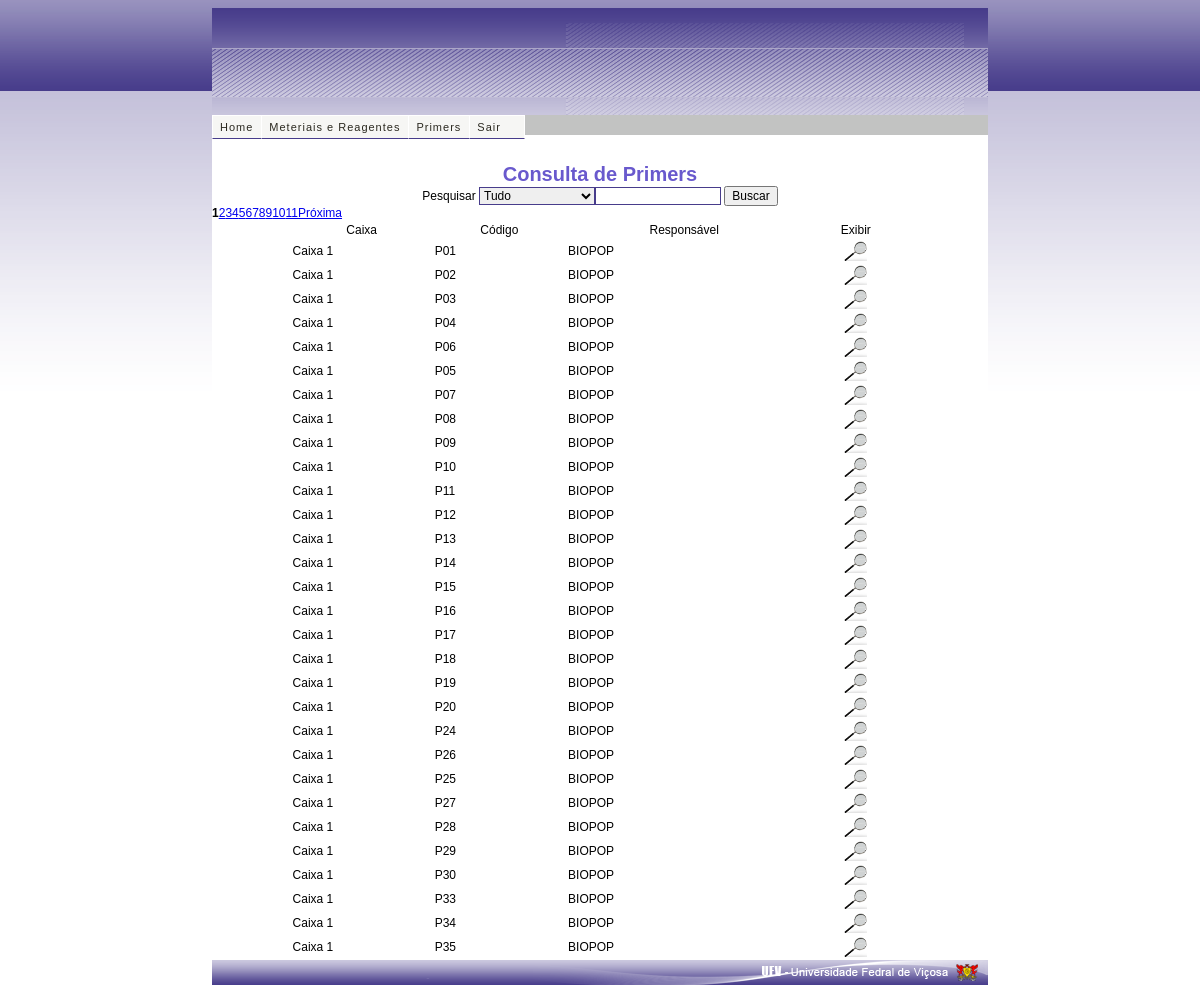
The app's page /view/public/consultaPrime.php (signed in) with its own data.
### tables this page shows
CREATE TABLE IF NOT EXISTS `prime` (
  `idPrime` int(11) NOT NULL AUTO_INCREMENT,
  `numeroCaixa` varchar(45) DEFAULT NULL,
  `codigoPrime` varchar(45) DEFAULT NULL,
  `oligoName` varchar(100) DEFAULT NULL,
  `local` varchar(50) DEFAULT NULL,
  `sequenciaPrime` varchar(100) DEFAULT NULL,
  `temperatura` varchar(10) DEFAULT NULL,
  `mw` varchar(10) DEFAULT NULL,
  `ugod` varchar(10) DEFAULT NULL,
  `od` varchar(10) DEFAULT NULL,
  `ug` varchar(10) DEFAULT NULL,
  `nmol` varchar(10) DEFAULT NULL,
  `responsavel` varchar(45) DEFAULT NULL,
  `referencia` varchar(45) NOT NULL,
  PRIMARY KEY (`idPrime`)
);

### persistence/ConectaDB.php (called while the page is built, shortened)
<?php
class ConectaDB {
    private $host;
    private $user;
    private $pass;
    private $db;
    function setHost($host) {
        $this->host = $host;
    }
    function setUser($user) {
        $this->user = $user;
    }
    function setPass($pass) {
        $this->pass = $pass;
    }
    function setDb($db) {
        $this->db = $db;
    }
    function conectar() {
        $con = mysql_connect($this->host, $this->user, $this->pass, $this->db) or die($this->erro(mysql_error()));
        return $con;
    }
    function selecionarDB() {
        $sel = mysql_select_db($this->db) or die($this->erro(mysql_error()));
        if ($sel)
            return true;
        else
            return false;
    }
}
?>

### persistence/ManipulaBase.php (called while the page is built, shortened)
<?php
class ManipulaBase
{
	public function __construct()
	{
		include_once("ConectaDB.php");
		$connect = new ConectaDB;
	}
	function consultaPrimer($contexto, $busca, $inicio, $maximo){
		if ($contexto === 'tudo')
			$sql = "select * from prime LIMIT $inicio,$maximo";
		else
			$sql = "select * from prime Where $contexto = '$busca' LIMIT $inicio,$maximo";
		$query = mysql_query(($sql));
		return $query;
	}
	function contadorResultados()
	{
		$strCount = "select count(*) AS 'num_registros' from prime";
		$query    = mysql_query($strCount);
		$row      = mysql_fetch_array($query);
		$total    = $row["num_registros"];
		return $total;
	}
}
?>

### view/public/consultaPrime.php (the view, shortened to what this page needs)
<?php
include_once ("../../persistence/ManipulaBase.php");
$conexao = new ManipulaBase();
?>
<!DOCTYPE HTML PUBLIC "-//W3C//DTD HTML 4.01 Transitional//EN" "http://www.w3.org/TR/html4/loose.dtd">
<html>
    <head>
        <link href="estilo/Estilo.css" rel="stylesheet" type="text/css" />
        <link rel="stylesheet" type="text/css" href="estilo/menuSuperior.css"media="all" />
    </head>
    <body class="tundra " onload="">
        <div class="aplicativo moldura0 conteudo">
            <div class="superior">
                <table>
                    <tr>
                        <td>
                            <h1>&nbsp; <a href="index.php"></a></h1>
                        </td>
							 <td class="celula1"></td>
						</tr>
</table>
	</div>
		<div class="mediano autenticacao guardiao">
		<div class="celula1">
		<div class="moldura1 autenticacao inicial">
<?php include_once 'menu.php'; ?>
<br>
<br>
	<h2 class="titulo1">Consulta de Primers</h2>
	<form action="../../controller/controleConsultaPrimer.php" name="consulta" method="POST">
             <center>
             Pesquisar
            <select name="contexto">
            <option value="tudo">Tudo</option>
        </select><input type="text" name="busca" size="15">
      <input type="submit" name="buscaAction" value="Buscar">
    </center>
	</form>
<table>
<?php if (!isset($_GET['msg'])): ?>
	<?php
		if (!isset($_GET["pagina"]))
			$pagina = "1";
		else
			$pagina = $_GET["pagina"];
		$maximo = 30;
		$inicio = $pagina -1;
		$inicio = $maximo * $inicio;
		$total = $conexao->contadorResultados();
			if ($total <= 0) {
				echo "<center>Nenhum registro encontrado.</center>";
			} else {
				$resultado = $conexao->consultaPrimer('tudo', '', $inicio, $maximo);
			}
	?>
			<table class="dados" align=center>
			<tr align="center" class="titulos" ><td>Caixa</td><td>Código</td><td>Responsável</td><td>Exibir</td></tr>
			<?php while ($q = mysql_fetch_assoc($resultado)): ?>
	<tr>
                                        <td><?php echo $q['numeroCaixa']; ?></td>
                                        <td><?php echo $q['codigoPrime']; ?></td>
                                        <td><?php echo $q['responsavel']; ?></td>
                                        <td align=center><a href="exibePrime.php?idPrime=<?php echo $q['idPrime']; ?>"><img src=imagens/browse.png /></a></td>
            </tr>
			<?php endwhile; ?>
			<?php
					$mais = $pagina +1;
					$pgs = ceil($total / $maximo);
				if ($pgs > 1)
				{
					for ($i = 1; $i <= $pgs; $i++) {
						if ($i != $pagina) {
							echo "  <a href=\"?pagina=" . ($i) . "\" class='texto_paginacao'>$i</a>";
						} else {
							echo "  <strong class='texto_paginacao_pgatual'>" . $i . "</strong>";
						}
					}
					if ($mais <= $pgs) {
						echo "   <a href=\"?pagina=$mais\" class='texto_paginacao'>Próxima</a>";
					}
				}
			?>
<?php endif; ?>
</table>
</table>
</div>
</div>
</div>
<div class="inferior">
<p></p>
</div>
</div>
</body>
</html>

### view/public/estilo/Estilo.css (style rules this page uses)
body { background: url('../imagens/fundo_corpo.png'); background-attachment: fixed; }
div.moldura1 { width: 100%; }
body, div.moldura0.conteudo { background-color: #473C8B; font-family:Arial; font-size:12px; }
div.moldura0 { margin: 0 auto; width: 776px; }
div.moldura0 > div.superior { background: url('../imagens/fundo_conteudo_superior.png') no-repeat; height: 107px; }
div.moldura0 > div.mediano { background-color: white; }
div.moldura0 > div.inferior { background: url('../imagens/fundo_conteudo_inferior.png') no-repeat; height: 25px; }
div.moldura0 > div.inferior > p { background: url('../imagens/fundo_conteudo_inferior_1.png') no-repeat; height: 25px; margin: 0; }
img { border: 0; }
div.moldura0.conteudo>div.superior>table>tbody> tr>td:first-child { padding: 0 0 0 10px; }
body { font-family:Arial; outline:none; padding:0px; }
input, textarea, select { font-family:Arial, Helvetica, sans-serif; font-size:12px; }
input[type="text"], input[type="password"], textarea, select { border:1px solid #473C8B;; color:#000000; }
h2 { color: #6959CD;; font-size:20px; margin:0px; text-align:center; }
a { outline: 0; }
table.dados { border: 0; margin: 0 auto; padding: 0; width: 80%; }

### records on screen
prime: numeroCaixa "Caixa 1", codigoPrime "P01", responsavel "BIOPOP"
prime: numeroCaixa "Caixa 1", codigoPrime "P02", responsavel "BIOPOP"
prime: numeroCaixa "Caixa 1", codigoPrime "P03", responsavel "BIOPOP"
prime: numeroCaixa "Caixa 1", codigoPrime "P04", responsavel "BIOPOP"
prime: numeroCaixa "Caixa 1", codigoPrime "P06", responsavel "BIOPOP"
prime: numeroCaixa "Caixa 1", codigoPrime "P05", responsavel "BIOPOP"
prime: numeroCaixa "Caixa 1", codigoPrime "P07", responsavel "BIOPOP"
prime: numeroCaixa "Caixa 1", codigoPrime "P08", responsavel "BIOPOP"
prime: numeroCaixa "Caixa 1", codigoPrime "P09", responsavel "BIOPOP"
prime: numeroCaixa "Caixa 1", codigoPrime "P10", responsavel "BIOPOP"
prime: numeroCaixa "Caixa 1", codigoPrime "P11", responsavel "BIOPOP"
prime: numeroCaixa "Caixa 1", codigoPrime "P12", responsavel "BIOPOP"
prime: numeroCaixa "Caixa 1", codigoPrime "P13", responsavel "BIOPOP"
prime: numeroCaixa "Caixa 1", codigoPrime "P14", responsavel "BIOPOP"
prime: numeroCaixa "Caixa 1", codigoPrime "P15", responsavel "BIOPOP"
prime: numeroCaixa "Caixa 1", codigoPrime "P16", responsavel "BIOPOP"
prime: numeroCaixa "Caixa 1", codigoPrime "P17", responsavel "BIOPOP"
prime: numeroCaixa "Caixa 1", codigoPrime "P18", responsavel "BIOPOP"
prime: numeroCaixa "Caixa 1", codigoPrime "P19", responsavel "BIOPOP"
prime: numeroCaixa "Caixa 1", codigoPrime "P20", responsavel "BIOPOP"
prime: numeroCaixa "Caixa 1", codigoPrime "P24", responsavel "BIOPOP"
prime: numeroCaixa "Caixa 1", codigoPrime "P26", responsavel "BIOPOP"
prime: numeroCaixa "Caixa 1", codigoPrime "P25", responsavel "BIOPOP"
prime: numeroCaixa "Caixa 1", codigoPrime "P27", responsavel "BIOPOP"
prime: numeroCaixa "Caixa 1", codigoPrime "P28", responsavel "BIOPOP"
prime: numeroCaixa "Caixa 1", codigoPrime "P29", responsavel "BIOPOP"
prime: numeroCaixa "Caixa 1", codigoPrime "P30", responsavel "BIOPOP"
prime: numeroCaixa "Caixa 1", codigoPrime "P33", responsavel "BIOPOP"
prime: numeroCaixa "Caixa 1", codigoPrime "P34", responsavel "BIOPOP"
prime: numeroCaixa "Caixa 1", codigoPrime "P35", responsavel "BIOPOP"
